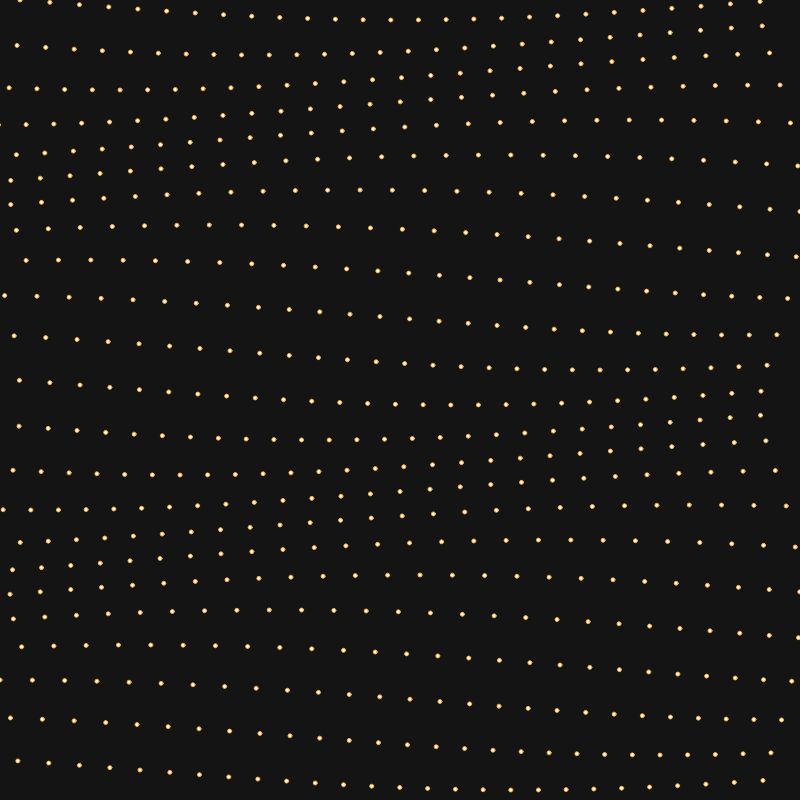
Frame 1 (no input)
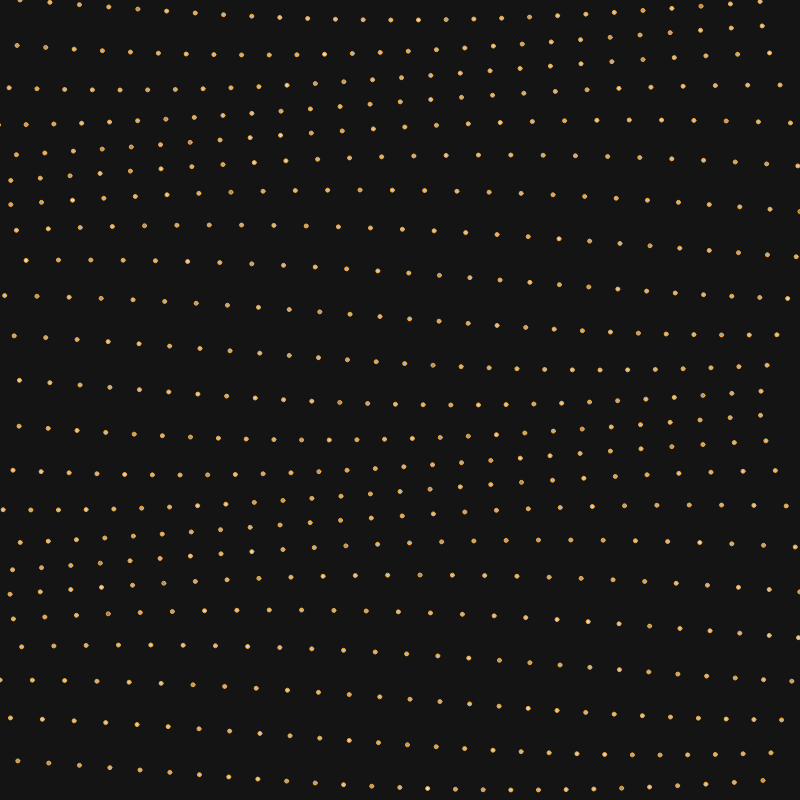
Frame 60 (no input)
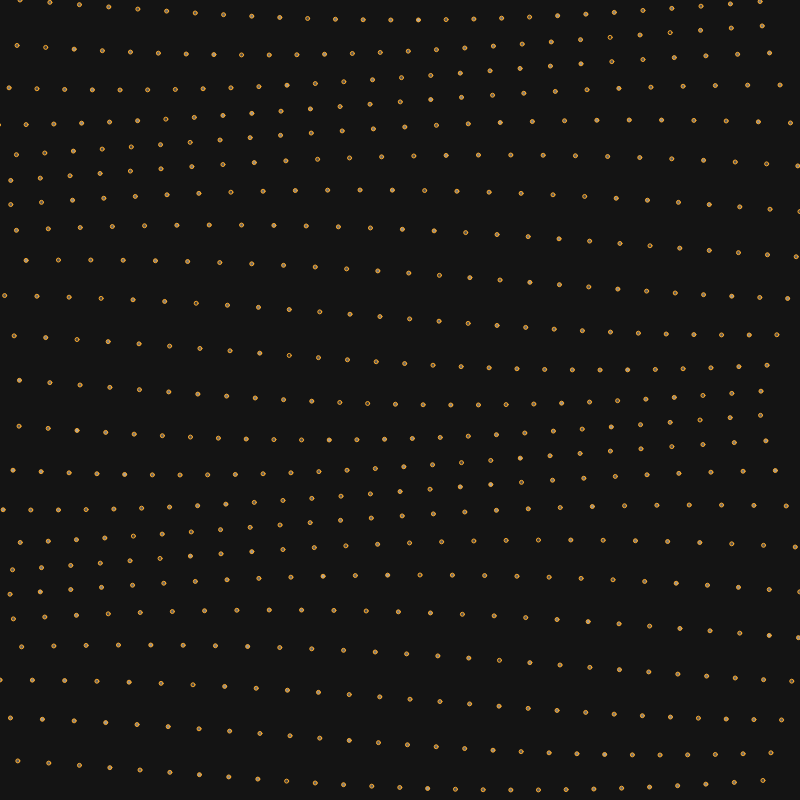
Frame 120 (the mouse pressed at the canvas centre since frame 60)

The p5.js sketch that drew these frames (run headless with seeded random() and noise() and a simulated clock; from frame 60 on, the mouse is pressed at the canvas centre):

// p5.js sketch
// ── sketch.js

let t = 0; // time variable
const WIDTH = 800;
const HEIGHT = 800;
const STARTING_AGE = 255;

// Inverted Percentile.
const CHANCE_OF_DECAY = 70;
const DECAY_RATE = 1;
const AGE_THRESHOLD = 5;

let POINT_ARRAY = []

class OrangePoint {
    constructor(height, width) {
        this.y_pos = height;
        this.x_pos = width;
        // Maybe add a unique shape in here?
        this.age = STARTING_AGE
    }
}

function calcAngle(x, y) {
    const xAngle = map(0, 0, random(0, WIDTH), 4 * PI, PI, true);
    const yAngle = map(0, 0, random(0, HEIGHT), PI, 4 * PI, true);
    // and also varies based on the particle's location
    const angle = xAngle * (x / width) + yAngle * (y / height);

    // each particle moves in a circle
    const myX = x + 20 * sin(8 * PI * t + angle);
    const myY = y + 20 * cos(2 * PI * t + angle);
    return [myX, myY]
}

function setup() {
    createCanvas(WIDTH, HEIGHT);
    // Generate an array of points
    // As each point 'ages', it decays until it eventually it is dropped off of the screen.
    // At that point, a new point is generated.
    // While doing so, we flash cyber-punk-esque text across the screen.
    for (let x = 0; x <= WIDTH; x = x + 35) {
        for (let y = 0; y <= HEIGHT; y = y + 30) {
            let pos = calcAngle(x, y)
            POINT_ARRAY.push(new OrangePoint(pos[0], pos[1]))
        }
    }
}

function draw() {
    background('#141414'); // translucent background (creates trails)
    stroke('#FBA92C')
    // make a x and y grid of ellipses
    for (let i in POINT_ARRAY) {
        let current_point = POINT_ARRAY[i]
        fill(current_point.age)
        ellipse(current_point.x_pos, current_point.y_pos, 4)
        let die_roll = random(100)
        if (die_roll > CHANCE_OF_DECAY) {
            current_point.age = current_point.age - (DECAY_RATE + random(1, 5))
        }
    }
    for (let i in POINT_ARRAY) {
        let active_point = POINT_ARRAY[i]
        if (active_point.age < AGE_THRESHOLD) {
            active_point.x_pos = active_point.x_pos + random(-10, 10)
            active_point.y_pos = active_point.y_pos + random(-10, 10)
            active_point.age = STARTING_AGE
        }
    }
    // And then we want some minute chances to swing high or fail instantly.
    // for (let i in POINT_ARRAY) {
    //     let active_point = POINT_ARRAY[i]
    //     let die_roll = random(101)
    //     if (die_roll < 99) {
    //         active_point.age = STARTING_AGE
    //     }
    //     if (die_roll > 2) {
    //         active_point.age = 0
    //     }
    // }
    t = t + 0.01; // update time
}
